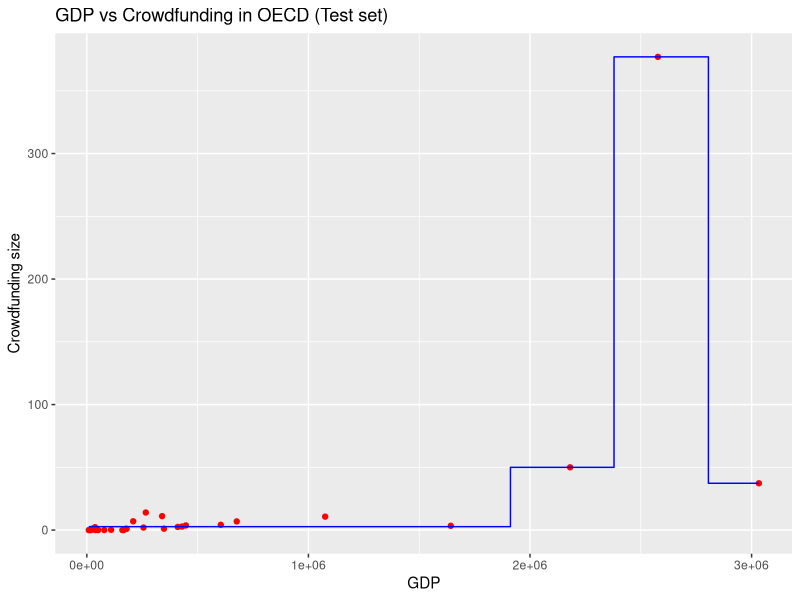
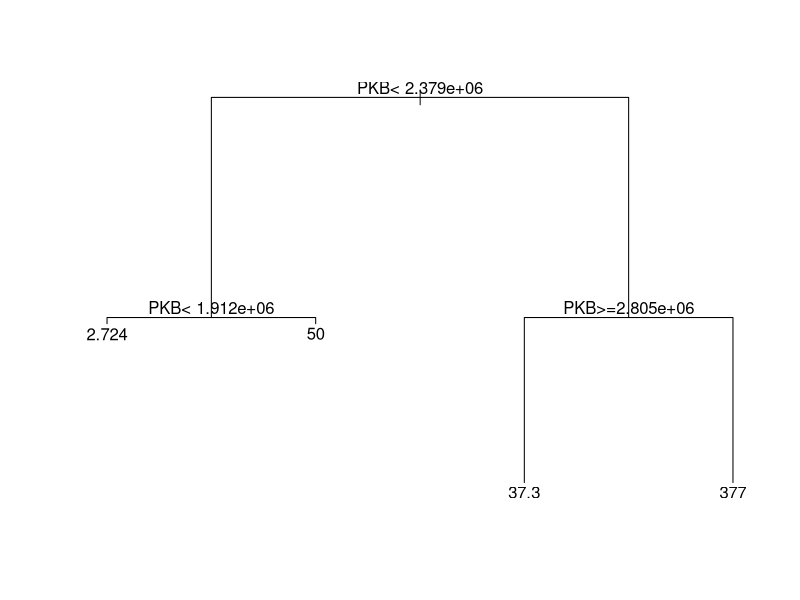

Recreate these plots in R, in order.
# Decision Tree Regression

# Importing the dataset
dataset = read.csv('crowdfunding_stats.csv', sep = ',')
#dataset = dataset[c(2,14)]

# no feature scaling - the dataset is not based on euclidean distances
# Feature Scaling
# training_set = scale(training_set)
# test_set = scale(test_set)

# Fitting Decision Tree Regression to the dataset
# install.packages('rpart')
library(rpart)
regressor = rpart(formula = Y ~ PKB,
                  data = dataset,
                  control = rpart.control(minsplit = 2))

# Predicting a new result with Decision Tree Regression
y_pred = predict(regressor, data.frame(PKB = 600000))

# Non-continuous model: Visualising the Decision Tree Regression results (higher resolution)
# install.packages('ggplot2')
library(ggplot2)
x_grid = seq(min(dataset$PKB), max(dataset$PKB), 1)
ggplot() +
  geom_point(aes(x = dataset$PKB, y = dataset$Y),
             colour = 'red') +
  geom_line(aes(x = x_grid, y = predict(regressor, newdata = data.frame(PKB = x_grid))),
            colour = 'blue') +
  ggtitle('GDP vs Crowdfunding in OECD (Test set)') +
  xlab('GDP') +
  ylab('Crowdfunding size')

# Plotting the tree
plot(regressor)
text(regressor)